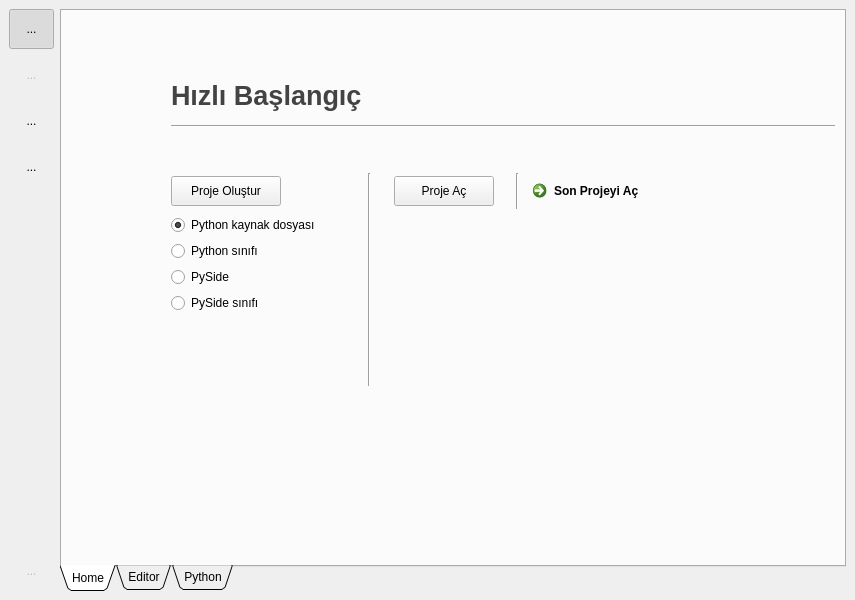
<?xml version="1.0" encoding="UTF-8"?>
<ui version="4.0">
 <class>MainWindow</class>
 <widget class="QMainWindow" name="MainWindow">
  <property name="geometry">
   <rect>
    <x>0</x>
    <y>0</y>
    <width>855</width>
    <height>600</height>
   </rect>
  </property>
  <property name="windowTitle">
   <string>Hammer IDE</string>
  </property>
  <property name="windowIcon">
   <iconset>
    <normaloff>../images/icon.png</normaloff>../images/icon.png</iconset>
  </property>
  <widget class="QWidget" name="centralwidget">
   <layout class="QGridLayout" name="gridLayout_3">
    <item row="0" column="0">
     <layout class="QVBoxLayout" name="verticalLayout">
      <item>
       <widget class="QToolButton" name="homeB">
        <property name="minimumSize">
         <size>
          <width>45</width>
          <height>40</height>
         </size>
        </property>
        <property name="maximumSize">
         <size>
          <width>45</width>
          <height>40</height>
         </size>
        </property>
        <property name="text">
         <string>...</string>
        </property>
        <property name="icon">
         <iconset>
          <normaloff>../images/Home_icon_black.png</normaloff>../images/Home_icon_black.png</iconset>
        </property>
        <property name="iconSize">
         <size>
          <width>30</width>
          <height>30</height>
         </size>
        </property>
        <property name="checkable">
         <bool>true</bool>
        </property>
        <property name="checked">
         <bool>true</bool>
        </property>
        <property name="autoExclusive">
         <bool>true</bool>
        </property>
        <property name="autoRaise">
         <bool>true</bool>
        </property>
       </widget>
      </item>
      <item>
       <widget class="QToolButton" name="editorB">
        <property name="enabled">
         <bool>false</bool>
        </property>
        <property name="minimumSize">
         <size>
          <width>45</width>
          <height>40</height>
         </size>
        </property>
        <property name="maximumSize">
         <size>
          <width>45</width>
          <height>40</height>
         </size>
        </property>
        <property name="text">
         <string>...</string>
        </property>
        <property name="icon">
         <iconset>
          <normaloff>../images/edit_property-.png</normaloff>../images/edit_property-.png</iconset>
        </property>
        <property name="iconSize">
         <size>
          <width>28</width>
          <height>28</height>
         </size>
        </property>
        <property name="checkable">
         <bool>true</bool>
        </property>
        <property name="autoExclusive">
         <bool>true</bool>
        </property>
        <property name="autoRaise">
         <bool>true</bool>
        </property>
       </widget>
      </item>
      <item>
       <widget class="QToolButton" name="toolButton_3">
        <property name="minimumSize">
         <size>
          <width>45</width>
          <height>40</height>
         </size>
        </property>
        <property name="maximumSize">
         <size>
          <width>45</width>
          <height>40</height>
         </size>
        </property>
        <property name="text">
         <string>...</string>
        </property>
        <property name="iconSize">
         <size>
          <width>28</width>
          <height>28</height>
         </size>
        </property>
        <property name="autoRaise">
         <bool>true</bool>
        </property>
       </widget>
      </item>
      <item>
       <widget class="QToolButton" name="settingsB">
        <property name="minimumSize">
         <size>
          <width>45</width>
          <height>40</height>
         </size>
        </property>
        <property name="maximumSize">
         <size>
          <width>45</width>
          <height>40</height>
         </size>
        </property>
        <property name="text">
         <string>...</string>
        </property>
        <property name="icon">
         <iconset>
          <normaloff>../images/saydamTema/derle.png</normaloff>../images/saydamTema/derle.png</iconset>
        </property>
        <property name="iconSize">
         <size>
          <width>35</width>
          <height>35</height>
         </size>
        </property>
        <property name="checkable">
         <bool>false</bool>
        </property>
        <property name="autoExclusive">
         <bool>false</bool>
        </property>
        <property name="autoRaise">
         <bool>true</bool>
        </property>
       </widget>
      </item>
      <item>
       <spacer name="verticalSpacer">
        <property name="orientation">
         <enum>Qt::Vertical</enum>
        </property>
        <property name="sizeHint" stdset="0">
         <size>
          <width>20</width>
          <height>40</height>
         </size>
        </property>
       </spacer>
      </item>
      <item>
       <widget class="QToolButton" name="runB">
        <property name="enabled">
         <bool>false</bool>
        </property>
        <property name="minimumSize">
         <size>
          <width>45</width>
          <height>40</height>
         </size>
        </property>
        <property name="maximumSize">
         <size>
          <width>45</width>
          <height>40</height>
         </size>
        </property>
        <property name="text">
         <string>...</string>
        </property>
        <property name="icon">
         <iconset>
          <normaloff>../images/saydamTema/dene.png</normaloff>../images/saydamTema/dene.png</iconset>
        </property>
        <property name="iconSize">
         <size>
          <width>35</width>
          <height>35</height>
         </size>
        </property>
        <property name="autoRaise">
         <bool>true</bool>
        </property>
       </widget>
      </item>
     </layout>
    </item>
    <item row="0" column="1">
     <widget class="QTabWidget" name="mainTab">
      <property name="tabPosition">
       <enum>QTabWidget::South</enum>
      </property>
      <property name="tabShape">
       <enum>QTabWidget::Triangular</enum>
      </property>
      <property name="currentIndex">
       <number>0</number>
      </property>
      <property name="documentMode">
       <bool>false</bool>
      </property>
      <widget class="QWidget" name="tab">
       <attribute name="title">
        <string>Home</string>
       </attribute>
       <layout class="QGridLayout" name="gridLayout">
        <item row="5" column="8">
         <spacer name="horizontalSpacer_2">
          <property name="orientation">
           <enum>Qt::Horizontal</enum>
          </property>
          <property name="sizeHint" stdset="0">
           <size>
            <width>40</width>
            <height>20</height>
           </size>
          </property>
         </spacer>
        </item>
        <item row="0" column="2">
         <spacer name="verticalSpacer_3">
          <property name="orientation">
           <enum>Qt::Vertical</enum>
          </property>
          <property name="sizeType">
           <enum>QSizePolicy::Minimum</enum>
          </property>
          <property name="sizeHint" stdset="0">
           <size>
            <width>20</width>
            <height>60</height>
           </size>
          </property>
         </spacer>
        </item>
        <item row="1" column="1" colspan="2">
         <widget class="QLabel" name="label">
          <property name="text">
           <string>&lt;html&gt;&lt;head/&gt;&lt;body&gt;&lt;p&gt;&lt;span style=&quot; font-size:20pt; font-weight:600; color:#434343;&quot;&gt;Hızlı Başlangıç&lt;/span&gt;&lt;/p&gt;&lt;/body&gt;&lt;/html&gt;</string>
          </property>
         </widget>
        </item>
        <item row="2" column="0">
         <spacer name="horizontalSpacer">
          <property name="orientation">
           <enum>Qt::Horizontal</enum>
          </property>
          <property name="sizeType">
           <enum>QSizePolicy::Maximum</enum>
          </property>
          <property name="sizeHint" stdset="0">
           <size>
            <width>0</width>
            <height>20</height>
           </size>
          </property>
         </spacer>
        </item>
        <item row="2" column="1" colspan="9">
         <widget class="Line" name="line">
          <property name="orientation">
           <enum>Qt::Horizontal</enum>
          </property>
         </widget>
        </item>
        <item row="3" column="3">
         <spacer name="verticalSpacer_7">
          <property name="orientation">
           <enum>Qt::Vertical</enum>
          </property>
          <property name="sizeType">
           <enum>QSizePolicy::Maximum</enum>
          </property>
          <property name="sizeHint" stdset="0">
           <size>
            <width>20</width>
            <height>30</height>
           </size>
          </property>
         </spacer>
        </item>
        <item row="5" column="1">
         <widget class="QPushButton" name="createB">
          <property name="minimumSize">
           <size>
            <width>110</width>
            <height>30</height>
           </size>
          </property>
          <property name="maximumSize">
           <size>
            <width>110</width>
            <height>30</height>
           </size>
          </property>
          <property name="text">
           <string>Proje Oluştur</string>
          </property>
         </widget>
        </item>
        <item row="5" column="3" rowspan="2">
         <widget class="Line" name="line_2">
          <property name="orientation">
           <enum>Qt::Vertical</enum>
          </property>
         </widget>
        </item>
        <item row="5" column="4">
         <widget class="QPushButton" name="openB">
          <property name="minimumSize">
           <size>
            <width>100</width>
            <height>30</height>
           </size>
          </property>
          <property name="maximumSize">
           <size>
            <width>100</width>
            <height>30</height>
           </size>
          </property>
          <property name="text">
           <string>Proje Aç</string>
          </property>
         </widget>
        </item>
        <item row="5" column="5">
         <spacer name="horizontalSpacer_4">
          <property name="orientation">
           <enum>Qt::Horizontal</enum>
          </property>
          <property name="sizeType">
           <enum>QSizePolicy::Minimum</enum>
          </property>
          <property name="sizeHint" stdset="0">
           <size>
            <width>10</width>
            <height>20</height>
           </size>
          </property>
         </spacer>
        </item>
        <item row="5" column="6">
         <widget class="Line" name="line_3">
          <property name="orientation">
           <enum>Qt::Vertical</enum>
          </property>
         </widget>
        </item>
        <item row="6" column="0">
         <spacer name="horizontalSpacer_5">
          <property name="orientation">
           <enum>Qt::Horizontal</enum>
          </property>
          <property name="sizeType">
           <enum>QSizePolicy::Minimum</enum>
          </property>
          <property name="sizeHint" stdset="0">
           <size>
            <width>100</width>
            <height>20</height>
           </size>
          </property>
         </spacer>
        </item>
        <item row="6" column="1" colspan="2">
         <layout class="QVBoxLayout" name="verticalLayout_2">
          <item>
           <widget class="QRadioButton" name="rb1">
            <property name="toolTip">
             <string>&lt;html&gt;&lt;head/&gt;&lt;body&gt;&lt;p&gt;Basit bir python komut dosyası oluşturur.&lt;/p&gt;&lt;/body&gt;&lt;/html&gt;</string>
            </property>
            <property name="text">
             <string>Python kaynak dosyası</string>
            </property>
            <property name="checked">
             <bool>true</bool>
            </property>
           </widget>
          </item>
          <item>
           <widget class="QRadioButton" name="rb2">
            <property name="toolTip">
             <string>&lt;html&gt;&lt;head/&gt;&lt;body&gt;&lt;p&gt;Basit bir python komut dosyası (sınıf kullanarak) oluşturur. Sınıf ismini bir sonraki adımda belirleyebilirsiniz.&lt;/p&gt;&lt;/body&gt;&lt;/html&gt;</string>
            </property>
            <property name="text">
             <string>Python sınıfı</string>
            </property>
           </widget>
          </item>
          <item>
           <widget class="QRadioButton" name="rb3">
            <property name="toolTip">
             <string>&lt;html&gt;&lt;head/&gt;&lt;body&gt;&lt;p&gt;Basit bir PySide uygulaması oluşturur. Pencere türünü bir sonraki adımda belirleyebilirsiniz.&lt;/p&gt;&lt;/body&gt;&lt;/html&gt;</string>
            </property>
            <property name="text">
             <string>PySide</string>
            </property>
           </widget>
          </item>
          <item>
           <widget class="QRadioButton" name="rb4">
            <property name="toolTip">
             <string>&lt;html&gt;&lt;head/&gt;&lt;body&gt;&lt;p&gt;Basit bir PySide uygulaması (sınıf kullanarak) oluşturur. Sınıf adını ve pencere türünü bir sonraki adımda belirleyebilirsiniz.&lt;/p&gt;&lt;/body&gt;&lt;/html&gt;</string>
            </property>
            <property name="text">
             <string>PySide sınıfı</string>
            </property>
           </widget>
          </item>
          <item>
           <spacer name="verticalSpacer_8">
            <property name="orientation">
             <enum>Qt::Vertical</enum>
            </property>
            <property name="sizeHint" stdset="0">
             <size>
              <width>20</width>
              <height>40</height>
             </size>
            </property>
           </spacer>
          </item>
         </layout>
        </item>
        <item row="6" column="4">
         <spacer name="verticalSpacer_5">
          <property name="orientation">
           <enum>Qt::Vertical</enum>
          </property>
          <property name="sizeHint" stdset="0">
           <size>
            <width>20</width>
            <height>40</height>
           </size>
          </property>
         </spacer>
        </item>
        <item row="6" column="6" colspan="4">
         <spacer name="verticalSpacer_6">
          <property name="orientation">
           <enum>Qt::Vertical</enum>
          </property>
          <property name="sizeHint" stdset="0">
           <size>
            <width>20</width>
            <height>40</height>
           </size>
          </property>
         </spacer>
        </item>
        <item row="7" column="2">
         <spacer name="verticalSpacer_2">
          <property name="orientation">
           <enum>Qt::Vertical</enum>
          </property>
          <property name="sizeHint" stdset="0">
           <size>
            <width>20</width>
            <height>40</height>
           </size>
          </property>
         </spacer>
        </item>
        <item row="7" column="3">
         <spacer name="verticalSpacer_4">
          <property name="orientation">
           <enum>Qt::Vertical</enum>
          </property>
          <property name="sizeHint" stdset="0">
           <size>
            <width>20</width>
            <height>40</height>
           </size>
          </property>
         </spacer>
        </item>
        <item row="5" column="7">
         <widget class="QCommandLinkButton" name="commandLinkButton">
          <property name="text">
           <string>Son Projeyi Aç</string>
          </property>
         </widget>
        </item>
       </layout>
      </widget>
      <widget class="QWidget" name="tab_2">
       <attribute name="title">
        <string>Editor</string>
       </attribute>
       <layout class="QGridLayout" name="gridLayout_2">
        <item row="1" column="0">
         <widget class="QSplitter" name="splitter">
          <property name="orientation">
           <enum>Qt::Horizontal</enum>
          </property>
          <widget class="QTabWidget" name="tw">
           <property name="sizePolicy">
            <sizepolicy hsizetype="Expanding" vsizetype="Expanding">
             <horstretch>0</horstretch>
             <verstretch>0</verstretch>
            </sizepolicy>
           </property>
           <property name="minimumSize">
            <size>
             <width>0</width>
             <height>0</height>
            </size>
           </property>
           <property name="documentMode">
            <bool>true</bool>
           </property>
           <property name="tabsClosable">
            <bool>true</bool>
           </property>
           <property name="movable">
            <bool>true</bool>
           </property>
          </widget>
          <widget class="QTreeWidget" name="trw">
           <property name="sizePolicy">
            <sizepolicy hsizetype="Ignored" vsizetype="Expanding">
             <horstretch>0</horstretch>
             <verstretch>0</verstretch>
            </sizepolicy>
           </property>
           <property name="maximumSize">
            <size>
             <width>300</width>
             <height>16777215</height>
            </size>
           </property>
           <column>
            <property name="text">
             <string>Projeler</string>
            </property>
           </column>
          </widget>
         </widget>
        </item>
       </layout>
      </widget>
      <widget class="QWidget" name="tab_3">
       <attribute name="title">
        <string>Python</string>
       </attribute>
      </widget>
     </widget>
    </item>
   </layout>
  </widget>
  <widget class="QMenuBar" name="menubar">
   <property name="geometry">
    <rect>
     <x>0</x>
     <y>0</y>
     <width>855</width>
     <height>21</height>
    </rect>
   </property>
  </widget>
 </widget>
 <resources/>
 <connections/>
</ui>
